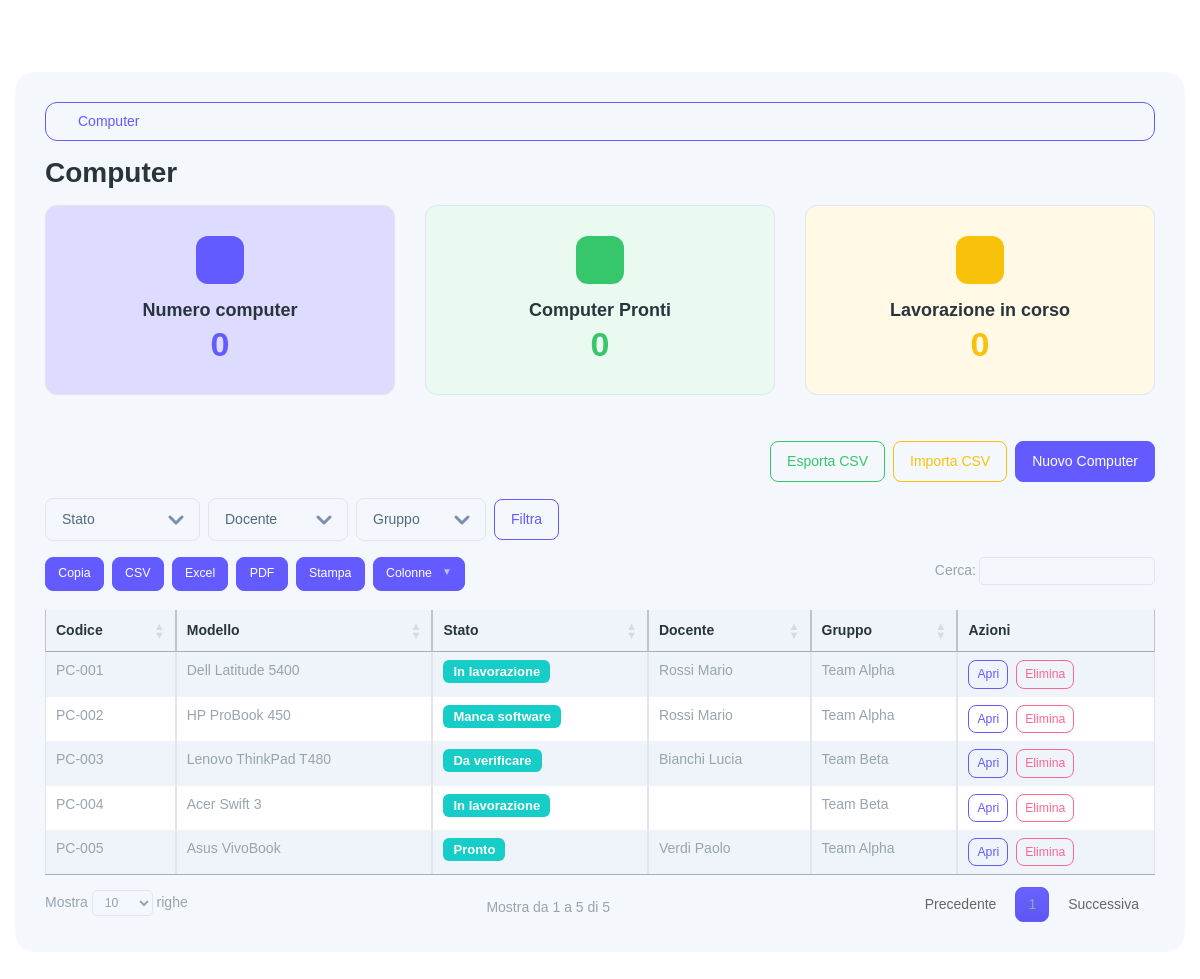
Page /laptops (signed in) on the committed database.
### tables this page shows
CREATE TABLE IF NOT EXISTS laptops (
  id INT AUTO_INCREMENT PRIMARY KEY,
  code VARCHAR(60) NOT NULL UNIQUE,
  brand_model VARCHAR(150) NOT NULL,
  cpu VARCHAR(120) NULL,
  ram VARCHAR(60) NULL,
  storage VARCHAR(120) NULL,
  screen VARCHAR(120) NULL,
  tech_notes TEXT NULL,
  scratches TEXT NULL,
  physical_condition VARCHAR(120) NULL,
  battery VARCHAR(120) NULL,
  condition_level ENUM('excellent','very_good','good','average','fair','poor') NOT NULL DEFAULT 'good',
  office_license VARCHAR(120) NULL,
  windows_license VARCHAR(120) NULL,
  other_software_request TEXT NULL,
  status ENUM('in_progress','ready','missing_office','missing_software','to_check','delivered') NOT NULL DEFAULT 'in_progress',
  customer_id INT NULL,
  group_id INT NULL,
  last_operator_student_id INT NULL,
  created_at TIMESTAMP NOT NULL DEFAULT CURRENT_TIMESTAMP,
  updated_at TIMESTAMP NULL DEFAULT NULL ON UPDATE CURRENT_TIMESTAMP,
  CONSTRAINT fk_laptops_customer FOREIGN KEY (customer_id) REFERENCES customers(id) ON DELETE SET NULL ON UPDATE CASCADE,
  CONSTRAINT fk_laptops_group FOREIGN KEY (group_id) REFERENCES work_groups(id) ON DELETE SET NULL ON UPDATE CASCADE,
  CONSTRAINT fk_laptops_last_operator FOREIGN KEY (last_operator_student_id) REFERENCES students(id) ON DELETE SET NULL ON UPDATE CASCADE
);

CREATE TABLE IF NOT EXISTS customers (
  id INT AUTO_INCREMENT PRIMARY KEY,
  first_name VARCHAR(100) NOT NULL,
  last_name VARCHAR(100) NOT NULL,
  email VARCHAR(190) NOT NULL UNIQUE,
  pc_requested_count INT NOT NULL DEFAULT 0,
  notes TEXT NULL,
  created_at TIMESTAMP NOT NULL DEFAULT CURRENT_TIMESTAMP,
  updated_at TIMESTAMP NULL DEFAULT NULL ON UPDATE CURRENT_TIMESTAMP
);

CREATE TABLE IF NOT EXISTS work_groups (
  id INT AUTO_INCREMENT PRIMARY KEY,
  name VARCHAR(120) NOT NULL,
  leader_student_id INT NOT NULL,
  created_at TIMESTAMP NOT NULL DEFAULT CURRENT_TIMESTAMP,
  updated_at TIMESTAMP NULL DEFAULT NULL ON UPDATE CURRENT_TIMESTAMP,
  CONSTRAINT fk_work_groups_leader FOREIGN KEY (leader_student_id) REFERENCES students(id) ON DELETE RESTRICT ON UPDATE CASCADE
);

### app/core/Helpers.php (called while the page is built, shortened)
<?php
class Helpers {
  public static function url($path = '') {
    $scriptDir = str_replace('\\', '/', dirname($_SERVER['SCRIPT_NAME']));
    $base = $scriptDir === '/' ? '' : $scriptDir;
    return $base . '/' . ltrim($path, '/');
  }
  public static function view($template, $data = []) { extract($data); require __DIR__ . '/../views/layout.php'; }
}

### app/controllers/LaptopController.php (called while the page is built, shortened)
<?php
class LaptopController {
  public function index() {
    $model = new Laptop();
    $filters = [
      'status' => $_GET['status'] ?? null,
      'customer_id' => $_GET['customer_id'] ?? null,
      'group_id' => $_GET['group_id'] ?? null,
    ];
    $laptops = $model->all($filters);
    $customers = (new Customer())->all();
    $groups = (new WorkGroup())->all();
    $m = [];
    $summary = ['total'=>$m['total'] ?? 0,'ready'=>$m['ready'] ?? 0,'in_work'=>$m['in_work'] ?? 0];
    Helpers::view('laptops/index', ['title'=>'Laptops','laptops'=>$laptops,'customers'=>$customers,'groups'=>$groups,'filters'=>$filters,'summary'=>$summary]);
  }
}

### public/index.php (called while the page is built, shortened)
<?php
spl_autoload_register(function($class){
  $prefix = 'App\\';
  $path = __DIR__ . '/../app/' . str_replace('\\', '/', substr($class, strlen($prefix))) . '.php';
});
$router = new Router();
$router->get('/login', [AuthController::class,'loginForm']);
$router->post('/login', [AuthController::class,'login']);
$router->get('/logout', [AuthController::class,'logout']);
$router->get('/', function(){
  if (!Auth::check()) { Helpers::redirect('/login'); }
  $pdo = DB::conn();
  $stmt = $pdo->prepare('SELECT metric, value FROM view_cards WHERE scope=?');
  $stmt->execute(['dashboard']);
  $rows = $stmt->fetchAll();
  if (!$rows) {
    ViewCardService::refreshDashboard();
    $stmt->execute(['dashboard']);
    $rows = $stmt->fetchAll();
  }
  $counts = [];
  foreach ($rows as $r) { $counts[$r['metric']] = (int)$r['value']; }
  Helpers::view('dashboard', ['title'=>'Dashboard','counts'=>$counts]);
});
$router->get('/admin/migrate', function(){
  if (!Auth::isAdmin()) { http_response_code(403); echo '403'; return; }
  $pdo = DB::conn();
  $dir = dirname(__DIR__) . DIRECTORY_SEPARATOR . 'database' . DIRECTORY_SEPARATOR . 'migrations';
  $files = [];
  foreach (glob($dir . DIRECTORY_SEPARATOR . '*.sql') as $f) { $files[] = $f; }
  sort($files);
  foreach ($files as $file) {
    $sql = file_get_contents($file);
    $chunks = array_filter(array_map('trim', preg_split('/;\\s*/', $sql)));
    foreach ($chunks as $chunk) {
      if ($chunk === '') continue;
      try { $pdo->exec($chunk); } catch (\Throwable $e) {}
    }
  }
  \App\Core\Helpers::addFlash('success', 'Migrazioni eseguite');
  ViewCardService::refreshAll();
  \App\Core\Helpers::redirect('/');
});
$router->get('/laptops', [LaptopController::class,'index']);
$router->get('/laptops/export', [LaptopController::class,'export']);
$router->post('/laptops/import', [LaptopController::class,'import']);
$router->get('/laptops/create', [LaptopController::class,'createForm']);
$router->post('/laptops', [LaptopController::class,'store']);
$router->get('/laptops/{id}', [LaptopController::class,'show']);
$router->get('/laptops/{id}/edit', [LaptopController::class,'editForm']);
$router->post('/laptops/{id}/update', [LaptopController::class,'update']);
$router->post('/laptops/{id}/delete', [LaptopController::class,'delete']);
$router->get('/customers', [CustomerController::class,'index']);
$router->get('/customers/export', [CustomerController::class,'export']);
$router->post('/customers/import', [CustomerController::class,'import']);
$router->get('/customers/create', [CustomerController::class,'createForm']);
$router->post('/customers', [CustomerController::class,'store']);
$router->get('/customers/{id}', [CustomerController::class,'show']);
$router->get('/customers/{id}/edit', [CustomerController::class,'editForm']);
$router->post('/customers/{id}/update', [CustomerController::class,'update']);
$router->post('/customers/{id}/delete', [CustomerController::class,'delete']);
$router->get('/students', [StudentController::class,'index']);
$router->get('/students/export', [StudentController::class,'export']);
$router->post('/students/import', [StudentController::class,'import']);
$router->get('/students/create', [StudentController::class,'createForm']);
$router->post('/students', [StudentController::class,'store']);
$router->get('/students/{id}/edit', [StudentController::class,'editForm']);
$router->post('/students/{id}/update', [StudentController::class,'update']);
$router->post('/students/{id}/delete', [StudentController::class,'delete']);
$router->get('/work-groups', [WorkGroupController::class,'index']);
$router->get('/work-groups/create', [WorkGroupController::class,'createForm']);
$router->post('/work-groups', [WorkGroupController::class,'store']);
$router->get('/work-groups/{id}', [WorkGroupController::class,'show']);
$router->get('/work-groups/{id}/edit', [WorkGroupController::class,'editForm']);
$router->post('/work-groups/{id}/update', [WorkGroupController::class,'update']);
$router->post('/work-groups/{id}/add-member', [WorkGroupController::class,'addMember']);
$router->post('/work-groups/{id}/remove-member', [WorkGroupController::class,'removeMember']);
$router->get('/work-groups/export', [WorkGroupController::class,'export']);
$router->post('/work-groups/import', [WorkGroupController::class,'import']);
$router->post('/work-groups/{id}/delete', [WorkGroupController::class,'delete']);
$router->get('/payments', [PaymentController::class,'index']);
$router->get('/payments/create', [PaymentController::class,'createForm']);
$router->post('/payments', [PaymentController::class,'store']);
$router->get('/payments/{id}/edit', [PaymentController::class,'editForm']);
$router->post('/payments/{id}/update', [PaymentController::class,'update']);
$router->post('/payments/{id}/delete', [PaymentController::class,'delete']);
$router->get('/logs', [LogsController::class,'index']);
$router->post('/logs/clear-access', [LogsController::class,'clearAccess']);
$router->post('/logs/clear-actions', [LogsController::class,'clearActions']);
$router->get('/software', [SoftwareController::class,'index']);
$router->get('/software/create', [SoftwareController::class,'createForm']);
$router->post('/software', [SoftwareController::class,'store']);
$router->get('/software/{id}/edit', [SoftwareController::class,'editForm']);
$router->post('/software/{id}/update', [SoftwareController::class,'update']);
$router->post('/software/{id}/delete', [SoftwareController::class,'delete']);
$router->dispatch();

### app/core/DB.php (called while the page is built, shortened)
<?php
class DB {
  private static $pdo;
  public static function conn() {
    if (!self::$pdo) {
      $config = require __DIR__ . '/../config.php';
      $host = $config['db']['host'];
      $port = $config['db']['port'];
      $name = $config['db']['name'];
      $charset = $config['db']['charset'];
      $dsn = "mysql:host={$host};port={$port};dbname={$name};charset={$charset}";
      $user = $config['db']['user'];
      $pass = $config['db']['pass'];
      self::$pdo = new PDO($dsn, $user, $pass, [
        PDO::ATTR_ERRMODE => PDO::ERRMODE_EXCEPTION,
        PDO::ATTR_DEFAULT_FETCH_MODE => PDO::FETCH_ASSOC,
      ]);
    }
    return self::$pdo;
  }
}

### app/models/Laptop.php (called while the page is built, shortened)
<?php
class Laptop extends Model {
  public function all($filters = []) {
    $sql = 'SELECT l.*, c.first_name AS customer_first_name, c.last_name AS customer_last_name, wg.name AS group_name FROM laptops l LEFT JOIN customers c ON l.customer_id=c.id LEFT JOIN work_groups wg ON l.group_id=wg.id';
    $where = [];
    $params = [];
    $sql .= ' ORDER BY l.code';
    $st = $this->pdo->prepare($sql);
    $st->execute($params);
    return $st->fetchAll();
  }
}

### app/models/Model.php (called while the page is built, shortened)
<?php
class Model {
  public function __construct() { $this->pdo = DB::conn(); }
}

### app/views/laptops/index.php (the view, shortened to what this page needs)
<h3 class="mb-3">Computer</h3>
<div class="row mb-3">
  <div class="col-md-4">
    <div class="card bg-primary-subtle">
      <div class="card-body">
        <div class="d-flex align-items-center justify-content-center round-48 rounded text-bg-primary flex-shrink-0 mb-3 mx-auto">
        </div>
        <h5 class="card-title fw-semibold text-center mb-1">Numero computer</h5>
        <h2 class="card-text text-primary text-center"><?php echo (int)($summary['total'] ?? 0); ?></h2>
      </div>
    </div>
  </div>
  <div class="col-md-4">
    <div class="card bg-success-subtle">
      <div class="card-body">
        <div class="d-flex align-items-center justify-content-center round-48 rounded text-bg-success flex-shrink-0 mb-3 mx-auto">
        </div>
        <h5 class="card-title fw-semibold text-center mb-1">Computer Pronti</h5>
        <h2 class="card-text text-success text-center"><?php echo (int)($summary['ready'] ?? 0); ?></h2>
      </div>
    </div>
  </div>
  <div class="col-md-4">
    <div class="card bg-warning-subtle">
      <div class="card-body">
        <div class="d-flex align-items-center justify-content-center round-48 rounded text-bg-warning flex-shrink-0 mb-3 mx-auto">
        </div>
        <h5 class="card-title fw-semibold text-center mb-1">Lavorazione in corso</h5>
        <h2 class="card-text text-warning text-center"><?php echo (int)($summary['in_work'] ?? 0); ?></h2>
      </div>
    </div>
  </div>
</div>
<div class="d-flex justify-content-end mb-3 gap-2">
  <a class="btn btn-outline-success export-csv" data-count="<?php echo count($laptops); ?>" href="<?php echo \App\Core\Helpers::url('/laptops/export'); ?>">Esporta CSV</a>
  <button type="button" class="btn btn-outline-warning" data-bs-toggle="modal" data-bs-target="#importModal">Importa CSV</button>
  <a class="btn btn-primary" href="<?php echo \App\Core\Helpers::url('/laptops/create'); ?>">Nuovo Computer</a>
</div>
<form method="get" class="row g-2 align-items-center mb-3">
  <div class="col-auto">
    <select name="status" class="form-select">
      <option value="">Stato</option>
    </select>
  </div>
  <div class="col-auto">
    <select name="customer_id" class="form-select">
      <option value="">Docente</option>
    </select>
  </div>
  <div class="col-auto">
    <select name="group_id" class="form-select">
      <option value="">Gruppo</option>
    </select>
  </div>
  <div class="col-auto">
    <button type="submit" class="btn btn-outline-primary">Filtra</button>
  </div>
</form>
<div class="table-responsive">
  <table id="laptopsTable" class="table table-striped table-bordered text-nowrap">
    <thead class="table-light"><tr><th>Codice</th><th>Modello</th><th>Stato</th><th>Docente</th><th>Gruppo</th><th>Azioni</th></tr></thead>
    <tbody>
    <?php foreach ($laptops as $l) { ?>
      <tr>
        <td><?php echo htmlspecialchars($l['code']); ?></td>
        <td><?php echo htmlspecialchars($l['brand_model']); ?></td>
        <?php $__status_labels_row = ['in_progress'=>'In lavorazione','ready'=>'Pronto','missing_software'=>'Manca software','to_check'=>'Da verificare','delivered'=>'Consegnato']; ?>
        <td><span class="badge bg-secondary"><?php echo htmlspecialchars($__status_labels_row[$l['status']] ?? $l['status']); ?></span></td>
        <td><?php echo htmlspecialchars(trim(($l['customer_last_name']??'').' '.($l['customer_first_name']??''))); ?></td>
        <td><?php echo htmlspecialchars($l['group_name']??''); ?></td>
        <td>
          <a class="btn btn-sm btn-outline-primary" href="<?php echo \App\Core\Helpers::url('/laptops/'.$l['id']); ?>">Apri</a>
          <button type="button" class="btn btn-sm btn-outline-danger ms-1" data-bs-toggle="modal" data-bs-target="#deleteModal" data-id="<?php echo $l['id']; ?>" data-code="<?php echo htmlspecialchars($l['code']); ?>">Elimina</button>
        </td>
      </tr>
    <?php } ?>
    </tbody>
  </table>
</div>

### rows in the picture
laptops: code "PC-001", brand_model "Dell Latitude 5400", status "In lavorazione", customer.first_name "Rossi Mario", group.name "Team Alpha"
laptops: code "PC-002", brand_model "HP ProBook 450", status "Manca software", customer.first_name "Rossi Mario", group.name "Team Alpha"
laptops: code "PC-003", brand_model "Lenovo ThinkPad T480", status "Da verificare", customer.first_name "Bianchi Lucia", group.name "Team Beta"
laptops: code "PC-004", brand_model "Acer Swift 3", status "In lavorazione", group.name "Team Beta"
laptops: code "PC-005", brand_model "Asus VivoBook", status "Pronto", customer.first_name "Verdi Paolo", group.name "Team Alpha"

### other values in the picture
$label0 "Computer"
$summary['total'] "0"
$summary['ready'] "0"
$summary['in_work'] "0"
